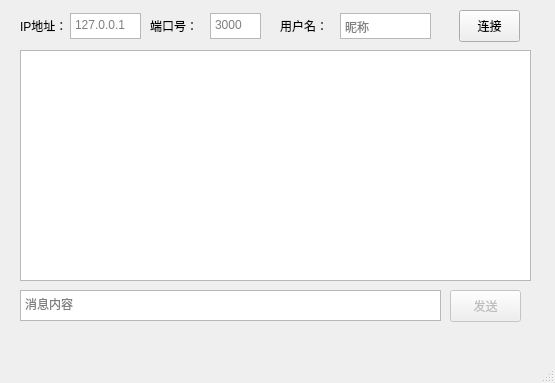
<?xml version="1.0" encoding="UTF-8"?>
<ui version="4.0">
 <class>MainWindow</class>
 <widget class="QMainWindow" name="MainWindow">
  <property name="geometry">
   <rect>
    <x>0</x>
    <y>0</y>
    <width>555</width>
    <height>383</height>
   </rect>
  </property>
  <property name="windowTitle">
   <string>聊天室客户端</string>
  </property>
  <widget class="QWidget" name="centralwidget">
   <widget class="QLabel" name="label_2">
    <property name="geometry">
     <rect>
      <x>150</x>
      <y>10</y>
      <width>58</width>
      <height>31</height>
     </rect>
    </property>
    <property name="text">
     <string>端口号：</string>
    </property>
   </widget>
   <widget class="QPushButton" name="connect">
    <property name="geometry">
     <rect>
      <x>459</x>
      <y>10</y>
      <width>61</width>
      <height>32</height>
     </rect>
    </property>
    <property name="text">
     <string>连接</string>
    </property>
   </widget>
   <widget class="QLabel" name="label">
    <property name="geometry">
     <rect>
      <x>20</x>
      <y>10</y>
      <width>51</width>
      <height>31</height>
     </rect>
    </property>
    <property name="text">
     <string>IP地址：</string>
    </property>
   </widget>
   <widget class="QListWidget" name="listWidget">
    <property name="geometry">
     <rect>
      <x>20</x>
      <y>50</y>
      <width>511</width>
      <height>231</height>
     </rect>
    </property>
   </widget>
   <widget class="QTextEdit" name="addr">
    <property name="geometry">
     <rect>
      <x>70</x>
      <y>13</y>
      <width>71</width>
      <height>26</height>
     </rect>
    </property>
    <property name="placeholderText">
     <string>127.0.0.1</string>
    </property>
   </widget>
   <widget class="QTextEdit" name="port">
    <property name="geometry">
     <rect>
      <x>210</x>
      <y>13</y>
      <width>51</width>
      <height>26</height>
     </rect>
    </property>
    <property name="placeholderText">
     <string>3000</string>
    </property>
   </widget>
   <widget class="QLabel" name="label_3">
    <property name="geometry">
     <rect>
      <x>280</x>
      <y>10</y>
      <width>58</width>
      <height>31</height>
     </rect>
    </property>
    <property name="text">
     <string>用户名：</string>
    </property>
   </widget>
   <widget class="QTextEdit" name="name">
    <property name="geometry">
     <rect>
      <x>340</x>
      <y>13</y>
      <width>91</width>
      <height>26</height>
     </rect>
    </property>
    <property name="placeholderText">
     <string>昵称</string>
    </property>
   </widget>
   <widget class="QTextEdit" name="text">
    <property name="geometry">
     <rect>
      <x>20</x>
      <y>290</y>
      <width>421</width>
      <height>31</height>
     </rect>
    </property>
    <property name="placeholderText">
     <string>消息内容</string>
    </property>
   </widget>
   <widget class="QPushButton" name="send">
    <property name="enabled">
     <bool>false</bool>
    </property>
    <property name="geometry">
     <rect>
      <x>450</x>
      <y>290</y>
      <width>71</width>
      <height>32</height>
     </rect>
    </property>
    <property name="text">
     <string>发送</string>
    </property>
   </widget>
  </widget>
  <widget class="QMenuBar" name="menubar">
   <property name="geometry">
    <rect>
     <x>0</x>
     <y>0</y>
     <width>555</width>
     <height>21</height>
    </rect>
   </property>
  </widget>
  <widget class="QStatusBar" name="statusbar"/>
 </widget>
 <resources/>
 <connections/>
</ui>
